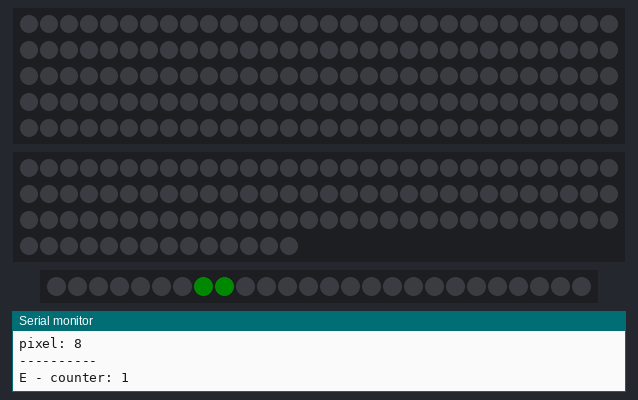
Simulated run of this sketch. Board: Arduino Uno, built with avr-gcc and run on an emulated ATmega328P. On the bench: 150 RGB LEDs in strip order, left to right, continuing on the next row, 104 RGB LEDs in strip order, left to right, continuing on the next row, 26 RGB LEDs in strip order, left to right, the last lines printed to the serial monitor. Dim RGB values are drawn brighter than linear.

Above: at 0.6 s.
At 3.26 s:
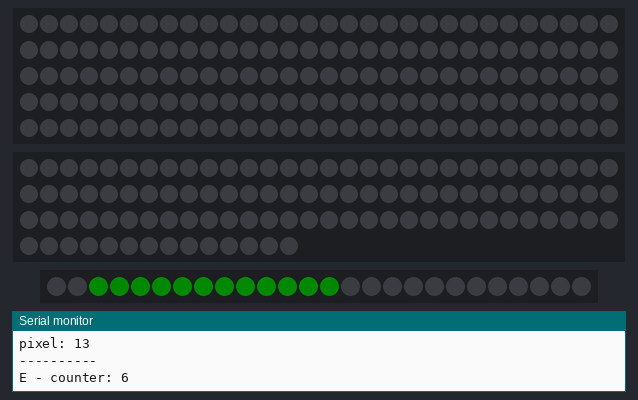
At 4.76 s:
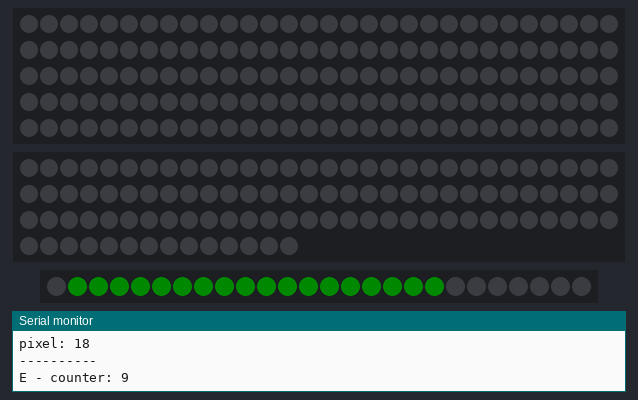
At 6.26 s:
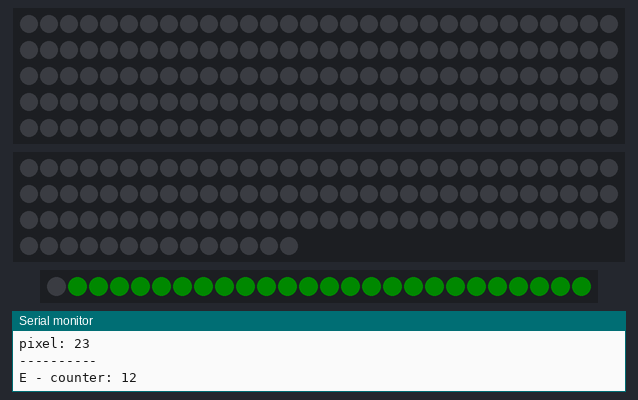

The sketch:

EnverusSign.ino
```cpp
#include <Adafruit_NeoPixel.h>
#include <FastLED.h>
#include "FadeInAndOut.h"
#include "TurnOnLeftToRight.h"

#define TOP_PIN 5
#define BOTTOM_PIN 7
#define TOP_LEDS 150
#define BOTTOM_LEDS 104
#define E_PIN 4
#define E_LEDS 26
#define BRIGHTNESS 10

Adafruit_NeoPixel topStrip(TOP_LEDS, TOP_PIN, NEO_GRB + NEO_KHZ800);
Adafruit_NeoPixel bottomStrip(BOTTOM_LEDS, BOTTOM_PIN, NEO_GRB + NEO_KHZ800);
Adafruit_NeoPixel eMiddleStrip(E_LEDS, E_PIN, NEO_GRB + NEO_KHZ800);

uint32_t whiteColor = bottomStrip.Color(0, 0, 0, BRIGHTNESS);
uint32_t redColor = topStrip.Color(BRIGHTNESS, 0, 0, 0);
uint32_t bothColor = topStrip.Color(BRIGHTNESS, 0, 0, BRIGHTNESS);
uint32_t greenColor = topStrip.Color(0, BRIGHTNESS, 0, 0);

bool isRunning = false;

void setup() {
  // put your setup code here, to run once:
  topStrip.begin();
  bottomStrip.begin();
  eMiddleStrip.begin();
  Serial.begin(9600);
  topStrip.show();
  bottomStrip.show();
  eMiddleStrip.show();
}

void loop() {
  // put your main code here, to run repeatedly:
//  strip.setPixelColor(1, red, green, blue, white);
//  strip.setPixelColor(0, 255, 0, 0, 0);
//  strip.setPixelColor(1, 0, 255, 0);
//  strip.setPixelColor(2, 0, 0, 255, 0);
//  strip.setPixelColor(3, 0, 0, 0, 255);
//  strip.setPixelColor(4, 50, 64, 50, 64);
//  strip.setPixelColor(4, 0, 0, 0, 255);
//    bottomStrip.fill(whiteColor, 0, BOTTOM_LEDS);
//    bottomStrip.show();
//    strip.fill(redColor, 0, NUM_LEDS);
//    strip.fill(bothColor, 0, NUM_LEDS);
//  strip.fill(greenColor, 0, NUM_LEDS);
//  strip.setPixelColor(270, whiteColor);
//  strip.setPixelColor(271, whiteColor);
//  strip.setPixelColor(272, whiteColor);
//  strip.setPixelColor(273, whiteColor);
//  strip.setPixelColor(274, whiteColor);
//  strip.setPixelColor(275, whiteColor);
//  fadeInAndOut();
//  uint32_t greenColor = topStrip.Color(0, BRIGHTNESS, 0, 0);
  turnOnOneByOneClass(greenColor);
}

void fadeInAndOut() {
  Serial.print("run fade in and out");
  Serial.print("\n");
  isRunning = true;
  FadeInAndOut animation = FadeInAndOut(TOP_LEDS, BOTTOM_LEDS);
  while(isRunning) animation.runPattern(topStrip, bottomStrip, whiteColor);
}

void turnOnOneByOneClass(uint32_t color) {
  Serial.print("turn on left to right");
  Serial.print("\n");
  isRunning = true;
  TurnOnLeftToRight animation = TurnOnLeftToRight();
  while(isRunning) animation.runPattern(topStrip, bottomStrip, eMiddleStrip, color);
}
```

FadeInAndOut.h
```cpp
#include "Arduino.h"

class FadeInAndOut {
  public:
    FadeInAndOut(
      int topNumLedsInput,
      int bottomNumLedsInput
    ) {
      topNumLeds = topNumLedsInput;
      bottomNumLeds = bottomNumLedsInput;
    };

    void runPattern(Adafruit_NeoPixel &strip1, Adafruit_NeoPixel &strip2, uint32_t color) {
      fadeInAndOut(strip1, topNumLeds, color);
      fadeInAndOut(strip2, bottomNumLeds, color);
    }

  private:
    void (*finishedPatternCB)();
    bool upDown = true;
    int brightness = 0;

    int topNumLeds;
    int bottomNumLeds;

    void fadeInAndOut(Adafruit_NeoPixel &strip, int numLeds, uint32_t color) {
      Serial.print("test");
      Serial.print("\n");
      EVERY_N_MILLISECONDS(10) {
        if (upDown) {
          brightness++;
        } else {
          brightness--;
        }

        uint32_t color = strip.Color(0, 0, 0, brightness);
//        uint32_t color = strip.Color(0, 255, 0, 0);
        strip.fill(color, 0, numLeds);
        if (brightness > 250) {
          upDown = false;
          brightness = 100-1;
        }
        if (brightness < 1) {
          upDown = true;
        }
        strip.show();
      }
    }
};
```

TurnOnLeftToRight.h
```cpp
#include "Arduino.h"

class TurnOnLeftToRight {
  public:
    TurnOnLeftToRight() {};

    void runPattern(
      Adafruit_NeoPixel &strip1,
      Adafruit_NeoPixel &strip2,
      Adafruit_NeoPixel &strip3,
      uint32_t color
    ) {
//      turnOnLeftToRightTop(strip1, topLedCounter, color);
//      turnOnLeftToRightBottom(strip2, bottomLedCounter, color);
      turnOnLeftToRightE(strip3, eLedCounter, color);
    }

   private:
    void (*finishedPatternCB)();
    int topLedCounter = 0;
    int bottomLedCounter = 0;
    int eLedCounter = 0;
    int lightChangeDelay = 500;

    void turnOnLeftToRightTop(Adafruit_NeoPixel &strip, int &counter, uint32_t color) {
      int topOuter = 50;//50
      int topInner = 10;

      EVERY_N_MILLISECONDS(lightChangeDelay) {
        int top[topOuter][topInner] = {
          //E
          {4,2,3,4,17},
          {3,5,16,18},
          {3,6,15,19},
          {3,7,14,20},
          {5,8,9,12,13,21},
          {5,10,11,12,22,23},
          //N - 6
          {9,24,25,26,27,28,29,30,31,32},
          {1,33},
          {2,34,35},
          {2,36,37},
          {2,38,39},
          {2,40,41},
          {1,42},
          {1,43},
          {1,44},
          //V - 15
          {1,45},
          {1,46},
          {1,47},
          {4,48,49,50,51},
          {4,52,53,54,55},
          {1,56},
          {2,57,58},
          //E - 22
          {2,59,60},
          {1,61},
          {7,62,70,71,72,79,80,81},
          {4,63,69,73,82},
          {4,64,68,74,83},
          {7,65,66,67,75,76,84,85},
          //R -28
          {8,86,87,88,89,90,91,92,93},
          {1,94},
          {1,95},
          {1,96},
          {1,97},
          {1,98},
          {6,99,100,101,102,103,104},
          //U - 35
          {5,105,106,107,108,109},
          {1,110},
          {1,111},
          {6,112,113,114,115,116,117},
          {7,118,119,120,121,122,123,124},
          {1,125},
          {5,126,127,128,129,130},
          //S - 42
          {4,132,133,134,135},
          {1,136},
          {3,137,146,147},
          {3,138,145,148},
          {3,139,144,149},
          {2,140,143},
          {2,141,142}
          // finishes at 49
        };
        turnOnArray(strip, top[counter], color);

        counter++;
        Serial.print("counter: ");
        Serial.print(counter);
        Serial.print("\n");
        if (counter > topOuter-1) {
          counter = 0;
          Serial.print("-------End-------");
          Serial.print("\n");
          strip.fill();
        }
        strip.show();
      }
    }

    void turnOnLeftToRightBottom(Adafruit_NeoPixel &strip,int &counter, uint32_t color) {
      int topOuter = 50; //50; changing the array here makes the lights go crazy
      int topInner = 8;

      EVERY_N_MILLISECONDS(lightChangeDelay) {
        int bottom[topOuter][topInner] = {
          //E
          {0},
          {1,12},
          {1,13},
          {1,14},
          {1,15},
          {1,16},
          //N - 6
          {1,17},
          {1,18},
          {3,19,20,21},
          {1,22},
          {2,23,24},
          {2,25,26},
          {1,27},
          {1,28},
          {6,29,30,31,32,33,34},
          //V - 15
          {1,35},
          {3,36,37,38},
          {3,38,39,40},
          {2,41,42},
          {2,43,44},
          {2,45,46},
          {3,47,48,49},
          //e - 23
          {7,50,51,52,53,54,55,56},
          {1,57},
          {1,58},
          {1,59},
          {1,60},
          {1,61},
          //R - 29
          {1,62},
          {2,63,64},
          {2,65,66},
          {2,67,68},
          {2,69,70},
          {1,71},
          {2,72,73},
          //U - 36
          {1,74},
          {1,75},
          {1,76},
          {1,77},
          {2,78,79},
          {1,80},
          {2,81,82},
          //S - 43
          {3,83,92,93},
          {3,84,91,94},
          {3,85,90,95},
          {3,86,89,96},
          {4,87,88,97,98},
          {2,99,103},
          {3,100,101,102}
          // finish at - 50
        };
        turnOnArray(strip, bottom[counter], color);

        counter++;
        Serial.print("B - counter: ");
        Serial.print(counter);
        Serial.print("\n");
        if (counter > topOuter-1) {
          counter = 0;
          Serial.print("-------End-------");
          Serial.print("\n");
          strip.fill();
        }
        strip.show();
      }
    }

    void turnOnLeftToRightE(Adafruit_NeoPixel &strip, int &counter3, uint32_t color) {
      int topOuter = 13;//50
      int topInner = 10;

      EVERY_N_MILLISECONDS(lightChangeDelay) {
        int top[topOuter][topInner] = {
          {2,7,8},
          {2,6,9},
          {2,5,10},
          {2,4,11},
          {2,3,12},
          {2,2,13},
          {2,1,14},
          {2,15,16},
          {2,17,18},
          {2,19,25},
          {2,20,24},
          {3,21,22,23}
        };
        turnOnArray(strip, top[counter3], color);

        counter3++;
        Serial.print("E - counter: ");
        Serial.print(counter3);
        Serial.print("\n");
        if (counter3 > topOuter-1) {
          counter3 = 0;
          Serial.print("-------End-------");
          Serial.print("\n");
          strip.fill();
        }
        strip.show();
      }
    }

    void turnOnArray(Adafruit_NeoPixel &strip, int lights[], uint32_t color) {
      int inner;
      int columns = lights[0];
      for(inner = 1; inner <= columns; inner++) {
          int pixel = lights[inner];
          strip.setPixelColor(pixel, color);
          Serial.print("pixel: ");
          Serial.print(lights[inner]);
          Serial.print("\n");
        }
        Serial.print("\n----------\n");
    }
};
```

Measured:
- by itself, everything shown: repeats every 6.5 s, in 13 steps
- what the display in image 3 shows lasts 0.5 s, from 6.0 s to 6.5 s
